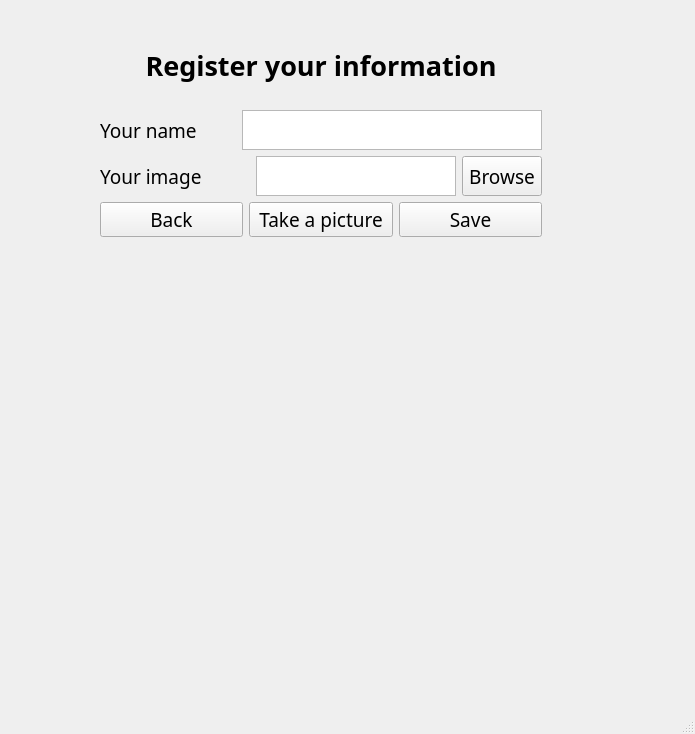
<?xml version="1.0" encoding="UTF-8"?>
<ui version="4.0">
 <class>MainWindow</class>
 <widget class="QMainWindow" name="MainWindow">
  <property name="geometry">
   <rect>
    <x>0</x>
    <y>0</y>
    <width>695</width>
    <height>734</height>
   </rect>
  </property>
  <property name="windowTitle">
   <string>MainWindow</string>
  </property>
  <widget class="QWidget" name="centralwidget">
   <widget class="QLabel" name="Title">
    <property name="geometry">
     <rect>
      <x>40</x>
      <y>40</y>
      <width>562</width>
      <height>50</height>
     </rect>
    </property>
    <property name="maximumSize">
     <size>
      <width>16777215</width>
      <height>50</height>
     </size>
    </property>
    <property name="font">
     <font>
      <family>Arial Rounded MT Bold</family>
      <pointsize>20</pointsize>
      <weight>75</weight>
      <bold>true</bold>
     </font>
    </property>
    <property name="layoutDirection">
     <enum>Qt::LeftToRight</enum>
    </property>
    <property name="text">
     <string>Register your information</string>
    </property>
    <property name="alignment">
     <set>Qt::AlignCenter</set>
    </property>
   </widget>
   <widget class="QWidget" name="verticalLayoutWidget">
    <property name="geometry">
     <rect>
      <x>100</x>
      <y>110</y>
      <width>461</width>
      <height>381</height>
     </rect>
    </property>
    <layout class="QVBoxLayout" name="verticalLayout">
     <property name="sizeConstraint">
      <enum>QLayout::SetFixedSize</enum>
     </property>
     <item>
      <layout class="QHBoxLayout" name="horizontalLayout_3">
       <property name="sizeConstraint">
        <enum>QLayout::SetFixedSize</enum>
       </property>
       <item>
        <widget class="QLabel" name="NameLabel">
         <property name="maximumSize">
          <size>
           <width>150</width>
           <height>40</height>
          </size>
         </property>
         <property name="font">
          <font>
           <family>Arial Nova</family>
           <pointsize>14</pointsize>
          </font>
         </property>
         <property name="text">
          <string>Your name</string>
         </property>
        </widget>
       </item>
       <item>
        <widget class="QTextEdit" name="Name_textEdit">
         <property name="minimumSize">
          <size>
           <width>300</width>
           <height>0</height>
          </size>
         </property>
         <property name="maximumSize">
          <size>
           <width>300</width>
           <height>40</height>
          </size>
         </property>
         <property name="html">
          <string>&lt;!DOCTYPE HTML PUBLIC &quot;-//W3C//DTD HTML 4.0//EN&quot; &quot;http://www.w3.org/TR/REC-html40/strict.dtd&quot;&gt;
&lt;html&gt;&lt;head&gt;&lt;meta name=&quot;qrichtext&quot; content=&quot;1&quot; /&gt;&lt;style type=&quot;text/css&quot;&gt;
p, li { white-space: pre-wrap; }
&lt;/style&gt;&lt;/head&gt;&lt;body style=&quot; font-family:'PMingLiU'; font-size:9pt; font-weight:400; font-style:normal;&quot;&gt;
&lt;p style=&quot;-qt-paragraph-type:empty; margin-top:0px; margin-bottom:0px; margin-left:0px; margin-right:0px; -qt-block-indent:0; text-indent:0px;&quot;&gt;&lt;br /&gt;&lt;/p&gt;&lt;/body&gt;&lt;/html&gt;</string>
         </property>
        </widget>
       </item>
      </layout>
     </item>
     <item>
      <layout class="QHBoxLayout" name="horizontalLayout_2">
       <item>
        <widget class="QLabel" name="ImageLabel">
         <property name="minimumSize">
          <size>
           <width>150</width>
           <height>40</height>
          </size>
         </property>
         <property name="maximumSize">
          <size>
           <width>150</width>
           <height>40</height>
          </size>
         </property>
         <property name="font">
          <font>
           <family>Arial Nova</family>
           <pointsize>14</pointsize>
          </font>
         </property>
         <property name="text">
          <string>Your image</string>
         </property>
        </widget>
       </item>
       <item>
        <widget class="QTextEdit" name="image_path_textEdit">
         <property name="minimumSize">
          <size>
           <width>200</width>
           <height>40</height>
          </size>
         </property>
         <property name="maximumSize">
          <size>
           <width>2</width>
           <height>40</height>
          </size>
         </property>
        </widget>
       </item>
       <item>
        <widget class="QPushButton" name="BrowseButton">
         <property name="minimumSize">
          <size>
           <width>0</width>
           <height>40</height>
          </size>
         </property>
         <property name="maximumSize">
          <size>
           <width>16777215</width>
           <height>40</height>
          </size>
         </property>
         <property name="font">
          <font>
           <family>Bahnschrift</family>
           <pointsize>14</pointsize>
          </font>
         </property>
         <property name="text">
          <string>Browse</string>
         </property>
        </widget>
       </item>
      </layout>
     </item>
     <item>
      <layout class="QHBoxLayout" name="horizontalLayout">
       <item>
        <widget class="QPushButton" name="Back_button">
         <property name="font">
          <font>
           <family>Bahnschrift</family>
           <pointsize>14</pointsize>
          </font>
         </property>
         <property name="text">
          <string>Back</string>
         </property>
        </widget>
       </item>
       <item>
        <widget class="QPushButton" name="TakePictureButton">
         <property name="font">
          <font>
           <family>Bahnschrift</family>
           <pointsize>14</pointsize>
          </font>
         </property>
         <property name="text">
          <string>Take a picture</string>
         </property>
        </widget>
       </item>
       <item>
        <widget class="QPushButton" name="SaveButton">
         <property name="font">
          <font>
           <family>Bahnschrift</family>
           <pointsize>14</pointsize>
          </font>
         </property>
         <property name="text">
          <string>Save</string>
         </property>
        </widget>
       </item>
      </layout>
     </item>
    </layout>
   </widget>
  </widget>
  <widget class="QMenuBar" name="menubar">
   <property name="geometry">
    <rect>
     <x>0</x>
     <y>0</y>
     <width>695</width>
     <height>18</height>
    </rect>
   </property>
  </widget>
  <widget class="QStatusBar" name="statusbar"/>
 </widget>
 <resources/>
 <connections/>
</ui>
